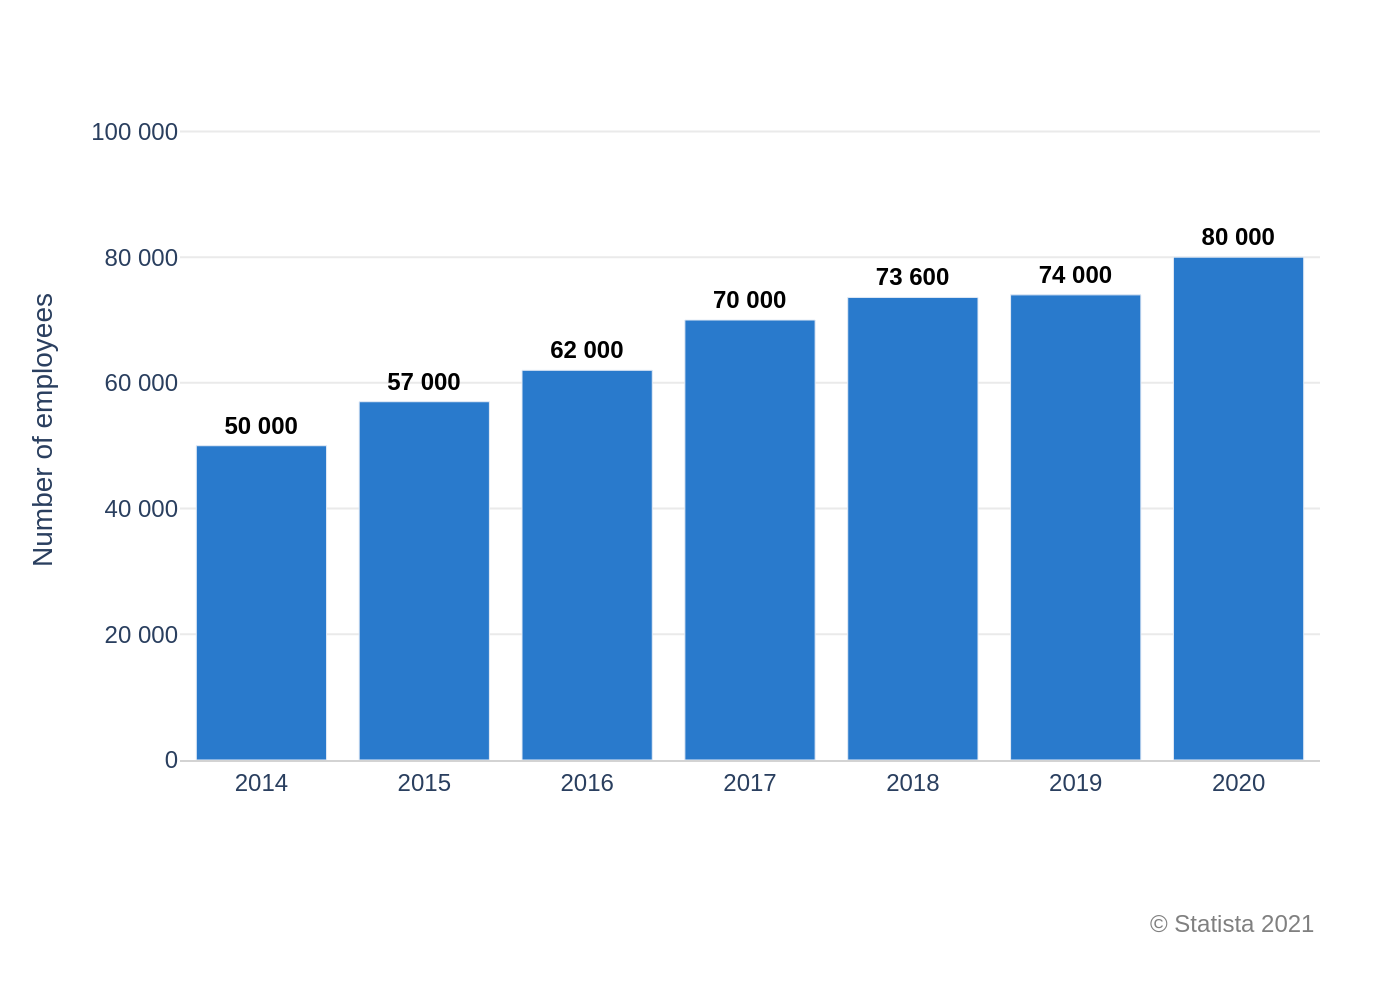

The script that drew this image:
import sys
import json
import os
import plotly.graph_objects as go

# Read the JSON file path from the command-line argument
if len(sys.argv) != 2:
    # A single print for usage is acceptable for script usability
    print(f"Usage: python {os.path.basename(__file__)} <json_file_path>")
    sys.exit(1)

json_file_path = sys.argv[1]

# Load data from the specified JSON file
with open(json_file_path, 'r', encoding='utf-8') as f:
    chart_info = json.load(f)

# Extract data, texts, and colors from the JSON object
data = chart_info['chart_data']
texts = chart_info['texts']
colors = chart_info['colors']

# Prepare data for Plotly trace
x_data = [item['x'] for item in data]
y_data = [item['y'] for item in data]

# Initialize the figure
fig = go.Figure()

# Add the bar trace with data and styling from the JSON
fig.add_trace(go.Bar(
    x=x_data,
    y=y_data,
    marker_color=colors[0],
    text=[f"<b>{y:,}</b>".replace(',', ' ') for y in y_data],
    textposition='outside',
    cliponaxis=False,
    textfont=dict(family="Arial", size=12, color='black')
))

# Combine title and subtitle if they exist
title_text = ""
if texts.get('title'):
    title_text += f"<b>{texts['title']}</b>"
if texts.get('subtitle'):
    title_text += f"<br><sub>{texts['subtitle']}</sub>"

# Update the layout of the chart
fig.update_layout(
    font=dict(family="Arial"),
    title=dict(
        text=title_text,
        x=0.05,
        xanchor='left'
    ),
    xaxis=dict(
        title_text=texts.get('x_axis_title'),
        showline=True,
        linecolor='lightgrey',
        tickfont=dict(size=12)
    ),
    yaxis=dict(
        title_text=texts.get('y_axis_title'),
        range=[0, 105000],
        tickvals=[0, 20000, 40000, 60000, 80000, 100000],
        ticktext=['0', '20 000', '40 000', '60 000', '80 000', '100 000'],
        showgrid=True,
        gridcolor='#EAEAEA',
        zeroline=False
    ),
    plot_bgcolor='white',
    showlegend=False,
    margin=dict(l=90, r=40, t=50, b=120),
    annotations=[
        dict(
            xref='paper', yref='paper',
            x=1, y=-0.22,
            xanchor='right', yanchor='top',
            text=texts.get('source', ''),
            showarrow=False,
            font=dict(size=12, color='grey')
        )
    ]
)

# Derive the output filename from the input JSON file path
base_name = os.path.splitext(os.path.basename(json_file_path))[0]
output_image_file = f"{base_name}.png"

# Save the figure as a PNG image
fig.write_image(output_image_file, scale=2)
